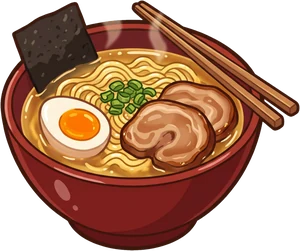
#> input picture assets/dish-ramen.webp, 300 x 251 px
$ python make_app_icons.py
#> lines starting #> are read from the running program, lines starting #| are printed output that depends on the picture
"""Tạo icon và màn hình chờ (splash) cho bản Android từ hình trong assets/.
Chạy: python3 tools/make_app_icons.py   (sau khi đã có app/android)
"""
import os, glob
from PIL import Image, ImageDraw

ROOT = os.path.dirname(os.path.dirname(os.path.abspath(__file__)))
RES = os.path.join(ROOT, "app/android/app/src/main/res")
BG = (255, 181, 71)        # nền icon: cam ấm
SPLASH_BG = (253, 243, 225)

dish = Image.open(f"{ROOT}/assets/dish-ramen.webp").convert("RGBA")
#> dish is the input picture: PIL image 300x251 RGBA; mean R, G, B, A 103.7, 63.6, 41.5, 168
logo = Image.open(f"{ROOT}/assets/logo-title.webp").convert("RGBA")
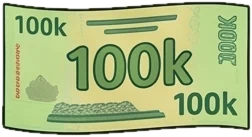
#> input picture assets/bill-100k.webp, 252 x 137 px, given in place of logo-title.webp, which was not available
#> logo is the input picture: PIL image 252x137 RGBA; mean R, G, B, A 163.4, 181, 123.9, 229.7

def fit(img, box):
    s = min(box / img.width, box / img.height)
    return img.resize((round(img.width * s), round(img.height * s)), Image.LANCZOS)

def paste_center(canvas, img, dy=0):
    canvas.alpha_composite(img, ((canvas.width - img.width) // 2, (canvas.height - img.height) // 2 + dy))

def foreground(size):                      # lớp trước của adaptive icon (108dp, vùng an toàn 66dp)
    c = Image.new("RGBA", (size, size), (0, 0, 0, 0))
    paste_center(c, fit(dish, size * 0.60))
    return c

def legacy(size, round_=False):            # icon cho máy Android cũ
    c = Image.new("RGBA", (size, size), (0, 0, 0, 0))
    m = Image.new("L", (size, size), 0)
    d = ImageDraw.Draw(m)
    (d.ellipse if round_ else lambda b, fill: d.rounded_rectangle(b, radius=size * 0.22, fill=fill))((0, 0, size - 1, size - 1), fill=255)
    bg = Image.new("RGBA", (size, size), BG + (255,))
    c.paste(bg, (0, 0), m)
    paste_center(c, fit(dish, size * 0.78))
    return c

DPI = {"mdpi": 1, "hdpi": 1.5, "xhdpi": 2, "xxhdpi": 3, "xxxhdpi": 4}
for name, k in DPI.items():
    d = f"{RES}/mipmap-{name}"
    legacy(round(48 * k)).save(f"{d}/ic_launcher.png")
    legacy(round(48 * k), True).save(f"{d}/ic_launcher_round.png")
    foreground(round(108 * k)).save(f"{d}/ic_launcher_foreground.png")
#> this loop made 5 passes
#> pass 1, in legacy, `bg = Image.new("RGBA", (size, size), BG + (255,))`:
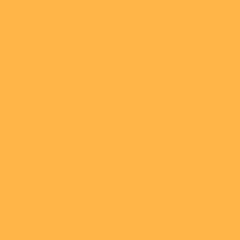
#> bg: PIL image 48x48 RGBA (shown 5 times larger); mean R, G, B, A 255, 181, 71, 255
#> pass 1, `legacy(round(48 * k)).save(f"{d}/ic_launcher.png")`:
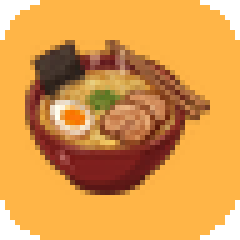
#> saved as ic_launcher.png: PIL image 48x48 RGBA (shown 5 times larger); mean R, G, B, A 207.5, 141.6, 62.1, 242.8; transparent parts drawn white

with open(f"{RES}/values/ic_launcher_background.xml", "w") as f:
    f.write('<?xml version="1.0" encoding="utf-8"?>\n<resources>\n    <color name="ic_launcher_background">#%02X%02X%02X</color>\n</resources>\n' % BG)

# màn hình chờ: giữ đúng kích thước các file splash.png Capacitor tạo sẵn
for p in glob.glob(f"{RES}/drawable*/splash.png"):
    w, h = Image.open(p).size
    c = Image.new("RGBA", (w, h), SPLASH_BG + (255,))
    paste_center(c, fit(logo, min(w, h) * 0.7))
    c.convert("RGB").save(p)

# icon 512×512 cho trang Google Play
os.makedirs(f"{ROOT}/store", exist_ok=True)
ic = Image.new("RGBA", (512, 512), BG + (255,))
paste_center(ic, fit(dish, 400))
#> in fit (call 16), `return img.resize((round(img.width * s), round(img.height * s)), Image..`:
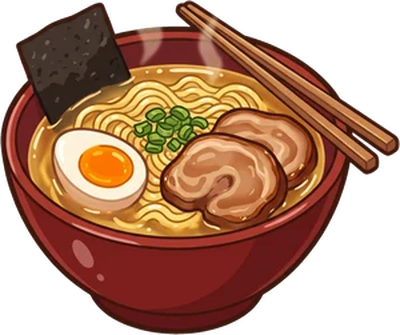
#> returned value: PIL image 400x335 RGBA; mean R, G, B, A 99.3, 59.5, 37.6, 168; transparent parts drawn white
#> in paste_center (call 16), `canvas.alpha_composite(img, ((canvas.width - img.width) // 2, (canvas...`:
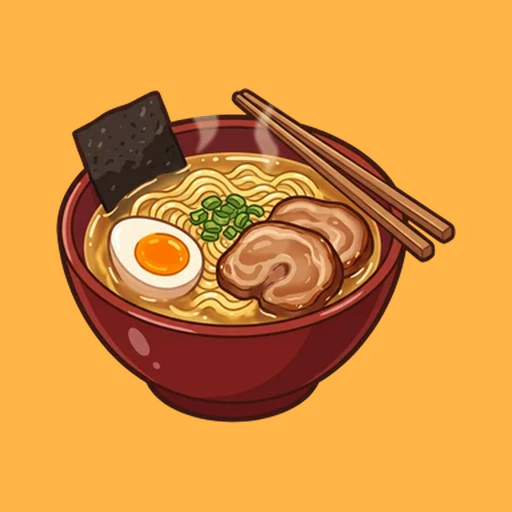
#> canvas: PIL image 512x512 RGBA; mean R, G, B, A 218.6, 149.4, 65.3, 255
ic.convert("RGB").save(f"{ROOT}/store/icon-512.png")
print("xong")
